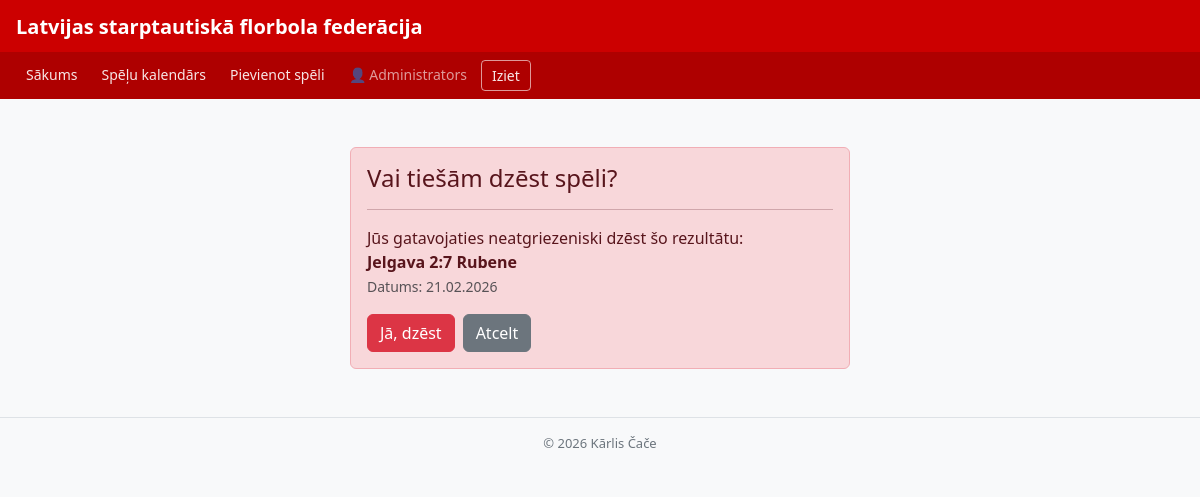
Before: /dz_speli/7 (signed in) with the older database file.
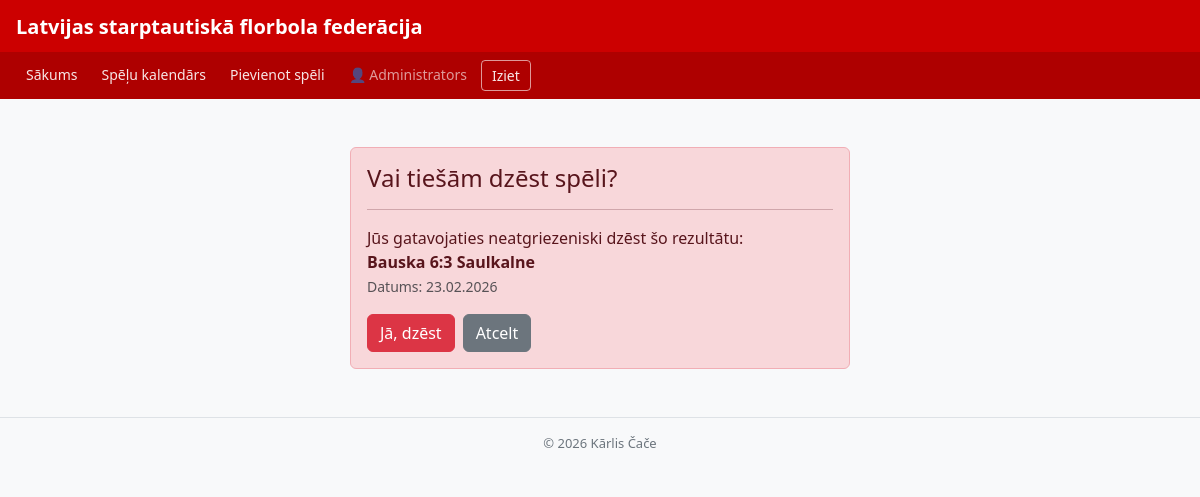
After: the same page with the newer database file.
### tables this page shows
CREATE TABLE komandas (
            id        INTEGER PRIMARY KEY AUTOINCREMENT,
            nosaukums TEXT NOT NULL,
            liga_id   INTEGER NOT NULL,
            FOREIGN KEY (liga_id) REFERENCES ligas(id)
        );

CREATE TABLE speles (
            id                 INTEGER PRIMARY KEY AUTOINCREMENT,
            liga_id            INTEGER NOT NULL,
            majas_komanda_id   INTEGER NOT NULL,
            viesi_komanda_id   INTEGER NOT NULL,
            majas_varti        INTEGER NOT NULL DEFAULT 0,
            viesi_varti        INTEGER NOT NULL DEFAULT 0,
            datums             TEXT NOT NULL,
            FOREIGN KEY (liga_id)          REFERENCES ligas(id),
            FOREIGN KEY (majas_komanda_id) REFERENCES komandas(id),
            FOREIGN KEY (viesi_komanda_id) REFERENCES komandas(id)
        );

### app.py (the view)
@app.route("/dz_speli/<int:spele_id>", methods=["GET", "POST"])#admins var dzēst jebkuru spēli, no jebkuras līgas, izvēloties spēli no spēļu kalendāra
def dz_speli(spele_id):
    if session.get("loma") != "tiesnesis":
        flash("Šī lapa ir pieejama tikai tiesnesim!", "error")
        return redirect(url_for("sakums"))
    conn = get_db()
    spele = conn.execute("""
        SELECT s.id, s.majas_varti, s.viesi_varti, s.datums,
               m.nosaukums AS majas,
               v.nosaukums AS viesi
        FROM speles s
        JOIN komandas m ON s.majas_komanda_id = m.id
        JOIN komandas v ON s.viesi_komanda_id = v.id
        WHERE s.id = ?
    """, (spele_id,)).fetchone()
    if not spele:
        conn.close()
        flash("Šāda spēle neeksistē!", "error")
        return redirect(url_for("speles"))
    if request.method == "POST":
        conn.execute("DELETE FROM speles WHERE id = ?", (spele_id,))
        conn.commit()
        conn.close()
        flash("Spēle veiksmīgi dzēsta.", "success")
        return redirect(url_for("speles"))
    conn.close()
    return render_template("dzest.html", spele=spele)

### app.py (called while the page is built)
def get_db(): #izveido savienojumu ar datubāzi
    conn = sqlite3.connect(fails, check_same_thread=False)
    conn.execute("PRAGMA foreign_keys = ON")
    conn.row_factory = sqlite3.Row
    return conn

### templates/dzest.html (shortened to what this page needs)
{% extends "pamats.html" %}
{% block content %}
<div class="container mt-5">
    <div class="alert alert-danger mx-auto" style="max-width: 500px;">
        <h4 class="alert-heading"> Vai tiešām dzēst spēli?</h4>
        <hr>
        <p class="mb-3">
            Jūs gatavojaties neatgriezeniski dzēst šo rezultātu: <br>
            <strong>{{ spele.majas }} {{ spele.majas_varti }}:{{ spele.viesi_varti }} {{ spele.viesi }}</strong> <br>
            <small class="text-muted">Datums: {{ spele.datums }}</small>
        </p>
        <form method="POST">
            <div class="d-flex gap-2">
                <button type="submit" class="btn btn-danger">Jā, dzēst</button>
                <a href="{{ url_for('sakums') }}" class="btn btn-secondary">Atcelt</a>
            </div>
        </form>
    </div>
</div>
{% endblock %}

Changed rows visible on the page:
no longer on this page (row edited): komandas: majas "Jelgava"
no longer on this page (row unchanged): komandas: viesi "Rubene"
added komandas: majas "Bauska"
changed speles: majas_varti "2" → "6"; viesi_varti "7" → "3"; datums "21.02.2026" → "23.02.2026"
added komandas: viesi "Saulkalne"
